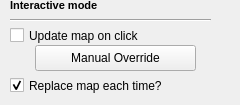
    <widget class="QWidget" name="page_12">
     <widget class="QCheckBox" name="checkBox">
      <property name="geometry">
       <rect>
        <x>10</x>
        <y>25</y>
        <width>181</width>
        <height>21</height>
       </rect>
      </property>
      <property name="toolTip">
       <string>Automatically replace the displayed map in ChimeraX with the selected configurational state.</string>
      </property>
      <property name="text">
       <string>Update map on click</string>
      </property>
     </widget>
     <widget class="QLabel" name="label_8">
      <property name="geometry">
       <rect>
        <x>10</x>
        <y>-10</y>
        <width>221</width>
        <height>31</height>
       </rect>
      </property>
      <property name="font">
       <font>
        <pointsize>8</pointsize>
        <weight>75</weight>
        <bold>true</bold>
       </font>
      </property>
      <property name="text">
       <string>Interactive mode</string>
      </property>
     </widget>
     <widget class="Line" name="line_4">
      <property name="geometry">
       <rect>
        <x>10</x>
        <y>10</y>
        <width>201</width>
        <height>20</height>
       </rect>
      </property>
      <property name="orientation">
       <enum>Qt::Horizontal</enum>
      </property>
     </widget>
     <widget class="QPushButton" name="pushButton_27">
      <property name="enabled">
       <bool>true</bool>
      </property>
      <property name="geometry">
       <rect>
        <x>35</x>
        <y>45</y>
        <width>161</width>
        <height>26</height>
       </rect>
      </property>
      <property name="toolTip">
       <string>Manually update the displayed map in ChimeraX with the configurational state currently selected.</string>
      </property>
      <property name="text">
       <string>Manual Override</string>
      </property>
     </widget>
     <widget class="QCheckBox" name="checkBox_3">
      <property name="geometry">
       <rect>
        <x>10</x>
        <y>75</y>
        <width>181</width>
        <height>21</height>
       </rect>
      </property>
      <property name="toolTip">
       <string>Whether to maintain a single map object (overwrite previous) or create multiple map objects</string>
      </property>
      <property name="text">
       <string>Replace map each time?</string>
      </property>
      <property name="checked">
       <bool>true</bool>
      </property>
     </widget>
    </widget>
